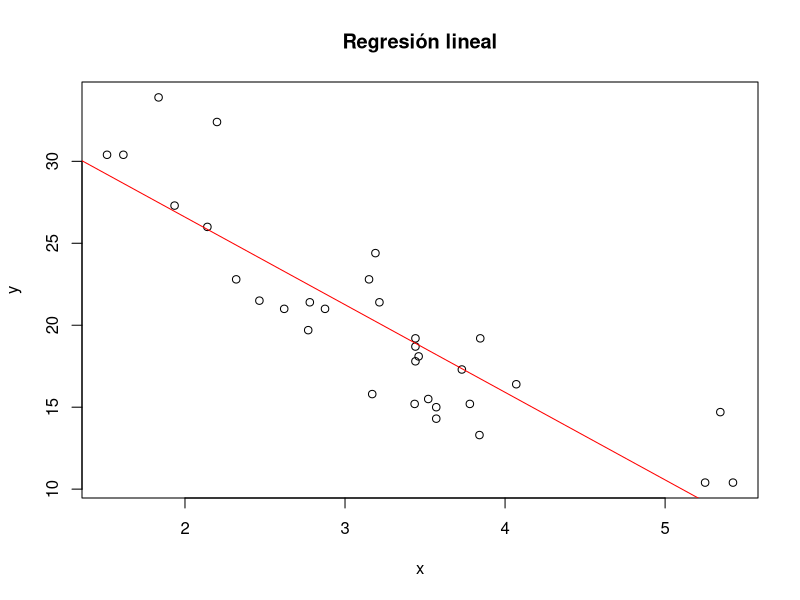
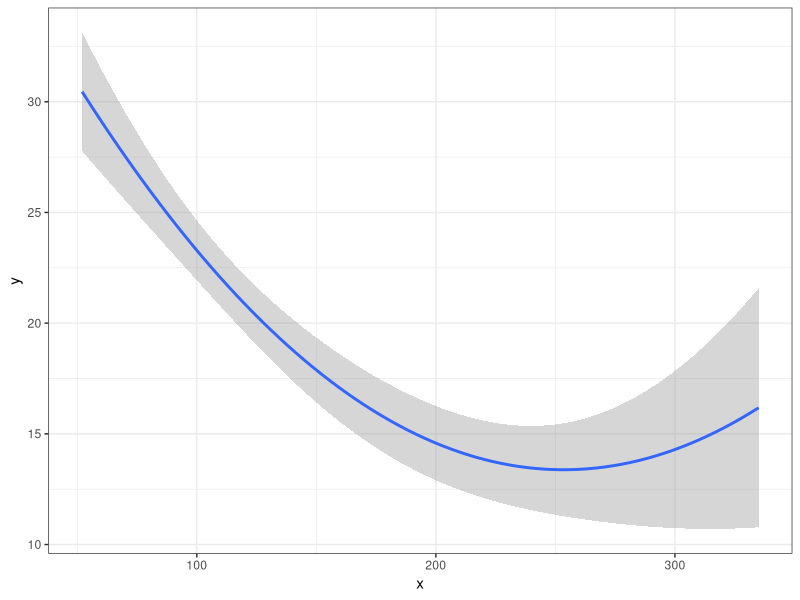
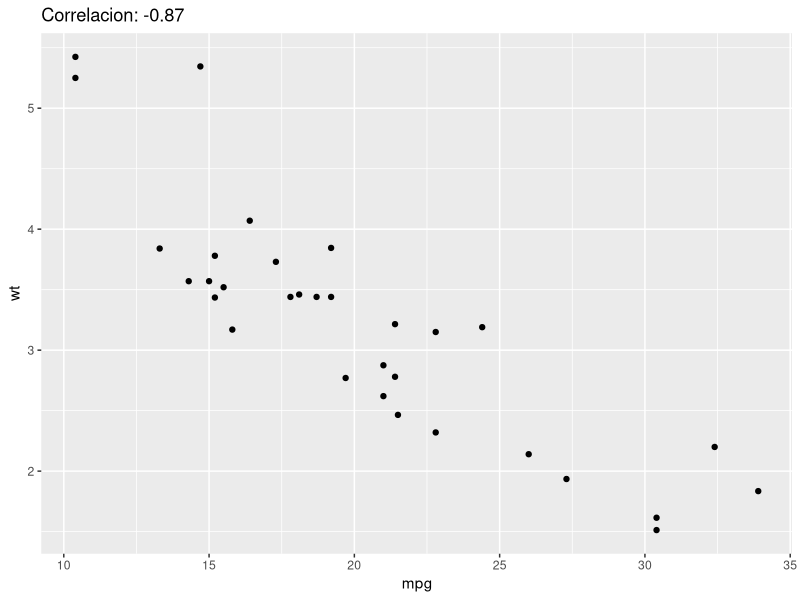

The R source for these figures, in order:
## ---- chunk 1
knitr::opts_chunk$set(echo = TRUE)
## ---- chunk 2
library(dplyr)
library(ggplot2)
library(testthat)
## ---- chunk 3
data(mtcars)
## ---- chunk 4
  reg_lineal <- function(x, y) {
  
  # Verificamos que los datos sean del mismo tamaño
  if(length(x) != length(y)) {
    stop("Los vectores deben tener el mismo tamaño.")
  }
  
  # Creamos el modelo de regresión lineal
  modelo <- lm(y ~ x)
  
  # Graficamos los datos y la recta de regresión
  plot(x, y, main = "Regresión lineal", xlab = "x", ylab = "y")
  abline(modelo, col = "red")
  
  # Retornamos el modelo de regresión lineal
  return(modelo)
}
## ---- chunk 5
reg_lineal(mtcars$wt, mtcars$mpg)
## ---- chunk 6
expect_error(reg_lineal(c(1, 2, 3), c(4, 5)))
## ---- chunk 7
library("tidyverse")
library("broom")
## ---- chunk 8
data(mtcars)
## ---- chunk 9
Comp_reg <- function(x, y, Comparacion = c("lineal", "cuadratico")){
  Dtf <- data.frame(x = x, y = y)
  tb1 <- list()
  tb2 <- list()
  Grafico <- list()
  if ("lineal" %in% Comparacion){
      Reg <- lm(y ~ x, data = Dtf)
      tb1[["lineal"]] <- broom::glance(Reg) %>% mutate(modelo = "lineal")
      tb2[["lineal"]] <- broom::tidy(Reg) %>% mutate(modelo = "lineal")
      Grafico[["Lineal"]] <- ggplot(data= Dtf, aes(x = x, y = y)) + stat_smooth(method = "lm", formula =  y ~ x) + theme_bw()
  }
  if ("cuadratico" %in% Comparacion){
  Reg <- lm(y ~ x +I(x^2), data = Dtf)
  tb1[["cuadratico"]] <- broom::glance(Reg) %>% mutate(modelo = "cuadratico")
  tb2[["cuadratico"]] <- broom::tidy(Reg) %>% mutate(modelo = "cuadratico")
  Grafico[["cuadratico"]] <- ggplot(data= Dtf, aes(x = x, y = y)) + stat_smooth(method = "lm", formula =  y ~ x + I(x^2)) + theme_bw()
  }
  Tabla1 <- tb1 %>% reduce(bind_rows) %>% arrange(AIC)
  Tabla2 <- tb2[[Tabla1$modelo[[1]]]]
  Grafico <- Grafico[[Tabla1$modelo[[1]]]]
  print(Grafico)
  return(list(Tabla_Modelo = Tabla1, Tabla_Parametros = Tabla2, Grafico = Grafico))
  }
## ---- chunk 10
  Res <- Comp_reg(x = mtcars$hp, y = mtcars$mpg)
## ---- chunk 11
library(dplyr)
library(ggplot2)
library(testthat)
## ---- chunk 12
my_corr_plot <- function(data, x_var, y_var) {
  
  # Verificar si los argumentos proporcionados son correctos
  if (!is.data.frame(data)) {
    stop("El argumento 'data' debe ser un dataframe.")
  }
  if (!(x_var %in% colnames(data))) {
    stop(paste0("La columna '", x_var, "' no existe en el dataframe."))
  }
  if (!(y_var %in% colnames(data))) {
    stop(paste0("La columna '", y_var, "' no existe en el dataframe."))
  }
  
  # Calcular la correlación
  corr <- cor(data[[x_var]], data[[y_var]])
  
  # Crear un ggplot
  my_plot <- ggplot(data, aes(x = !!sym(x_var), y = !!sym(y_var))) +
    geom_point() +
    labs(title = paste0("Correlacion: ", round(corr, 2)), encoding = "UTF-8")
  
  # Mostrar el ggplot
  print(my_plot)
  
  # Devolver la correlación
  return(corr)
}
## ---- chunk 13
data(mtcars)
my_corr_plot(mtcars, "mpg", "wt")
## ---- chunk 14
expect_error(my_corr_plot(iris, "foo", "bar"), "La columna 'foo' no existe en el dataframe.")
expect_error(my_corr_plot(iris, "Sepal.Length", "baz"), "La columna 'baz' no existe en el dataframe.")
expect_error(my_corr_plot(42, "mpg", "wt"), "El argumento 'data' debe ser un dataframe.")
